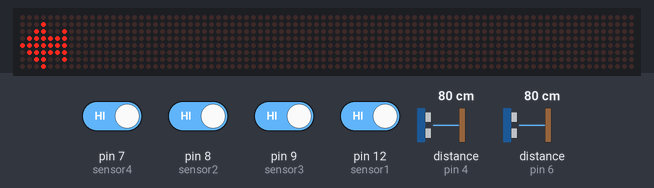
Simulated run of this sketch. Board: Arduino Uno, built with avr-gcc and run on an emulated ATmega328P. Parts: 88×8 LED matrix. Wiring (inferred from the names in the program): 2 × ultrasonic range finder: trigger pin 3, echo pin 4 / trigger pin 5, echo pin 6. The inputs (shaded band) are chosen by the test bench; at power-on: pin 7 (sensor4), pin 8 (sensor2), pin 9 (sensor3), pin 12 (sensor1) HIGH, distance to the obstacle (sensors on pin 6, pin 4) 80 cm. The echo pulse lasts 58.3 µs per cm; what the sketch prints to the serial monitor is not drawn.

Above: at 6.2 s.
6.3 s: distance to the obstacle (sensor on pin 6) set to 2 cm
Timing chart, 0 to 9.3 s (numbered marks = the images above; inputs shaded):
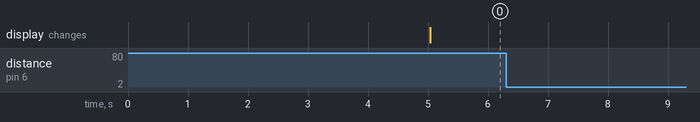

The sketch:

brain_game_program.ino
```cpp
#include <MD_MAX72xx.h>
//#include <SPI.h>

// Turn on debug statements to the serial output
#define  DEBUG  1

#if  DEBUG
#define PRINT(s, x) { Serial.print(F(s)); Serial.print(x); }
#define PRINTS(x) Serial.print(F(x))
#define PRINTD(x) Serial.println(x, DEC)

#else
#define PRINT(s, x)
#define PRINTS(x)
#define PRINTD(x)

#endif

#define HARDWARE_TYPE MD_MAX72XX::FC16_HW
#define MAX_DEVICES  11

#define CLK_PIN   13  // or SCK
#define DATA_PIN  11  // or MOSI
#define CS_PIN    10  // or SS

#define DELAYTIME    1000

// SPI hardware interface
MD_MAX72XX mx = MD_MAX72XX(HARDWARE_TYPE, CS_PIN, MAX_DEVICES);

int sensor1 = 12;
int sensor2 = 8;
int sensor3 = 9;
int sensor4 = 7;

int dataS1;
int dataS2;
int dataS3;
int dataS4;

const int trigPin_bawah = 5;
const int echoPin_bawah = 6;
long duration_bawah;
int jarak_bawah;

const int trigPin_atas = 3;
const int echoPin_atas = 4;
long duration_atas;
int jarak_atas;

void setup()
{
  mx.begin();
  mx.control(MD_MAX72XX::INTENSITY, 2);
  Serial.begin(115200);
  pinMode(trigPin_bawah, OUTPUT);
  pinMode(echoPin_bawah, INPUT);
  pinMode(trigPin_atas, OUTPUT);
  pinMode(echoPin_atas, INPUT);
  pinMode(sensor1, INPUT);
  pinMode(sensor2, INPUT);
  pinMode(sensor3, INPUT);
  pinMode(sensor4, INPUT);
  delay(5000);
  Serial.write('1');
}

void ping_bawah() {
  digitalWrite(trigPin_bawah, LOW);
  delayMicroseconds(2);
  digitalWrite(trigPin_bawah, HIGH);
  delayMicroseconds(10);
  digitalWrite(trigPin_bawah, LOW);
  duration_bawah = pulseIn(echoPin_bawah, HIGH);
  jarak_bawah = duration_bawah * 0.034 / 2;
}

void ping_atas() {
  digitalWrite(trigPin_atas, LOW);
  delayMicroseconds(2);
  digitalWrite(trigPin_atas, HIGH);
  delayMicroseconds(10);
  digitalWrite(trigPin_atas, LOW);
  duration_atas = pulseIn(echoPin_atas, HIGH);
  jarak_atas = duration_atas * 0.034 / 2;
}

void baca_sensor()
{
  dataS1 = digitalRead(sensor1);
  dataS2 = digitalRead(sensor2);
  dataS3 = digitalRead(sensor3);
  dataS4 = digitalRead(sensor4);
}
void(*resetdong)(void) = 0;

void loop()
{
  uint8_t arrow[COL_SIZE] =
  {
    0b00010000,
    0b00111000,
    0b01111100,
    0b11111110,
    0b00111000,
    0b00111000,
    0b01111100,
    0b00000000
  };

  MD_MAX72XX::transformType_t  t[] =
  {
    MD_MAX72XX::TSL, MD_MAX72XX::TSL, MD_MAX72XX::TSL, MD_MAX72XX::TSL,
    MD_MAX72XX::TSL, MD_MAX72XX::TSL, MD_MAX72XX::TSL, MD_MAX72XX::TSL,
    MD_MAX72XX::TSL, MD_MAX72XX::TSL, MD_MAX72XX::TSL, MD_MAX72XX::TSL,
    MD_MAX72XX::TSL, MD_MAX72XX::TSL, MD_MAX72XX::TSL, MD_MAX72XX::TSL,
    MD_MAX72XX::TFLR,
    MD_MAX72XX::TSR, MD_MAX72XX::TSR, MD_MAX72XX::TSR, MD_MAX72XX::TSR,
    MD_MAX72XX::TSR, MD_MAX72XX::TSR, MD_MAX72XX::TSR, MD_MAX72XX::TSR,
    MD_MAX72XX::TSR, MD_MAX72XX::TSR, MD_MAX72XX::TSR, MD_MAX72XX::TSR,
    MD_MAX72XX::TSR, MD_MAX72XX::TSR, MD_MAX72XX::TSR, MD_MAX72XX::TSR,
    MD_MAX72XX::TRC,
    MD_MAX72XX::TSD, MD_MAX72XX::TSD, MD_MAX72XX::TSD, MD_MAX72XX::TSD,
    MD_MAX72XX::TSD, MD_MAX72XX::TSD, MD_MAX72XX::TSD, MD_MAX72XX::TSD,
    MD_MAX72XX::TFUD,
    MD_MAX72XX::TSU, MD_MAX72XX::TSU, MD_MAX72XX::TSU, MD_MAX72XX::TSU,
    MD_MAX72XX::TSU, MD_MAX72XX::TSU, MD_MAX72XX::TSU, MD_MAX72XX::TSU,
    MD_MAX72XX::TINV,
    MD_MAX72XX::TRC, MD_MAX72XX::TRC, MD_MAX72XX::TRC, MD_MAX72XX::TRC,
    MD_MAX72XX::TINV
  };

  //mx.clear();

  // baca sensor
  baca_sensor();
  ping_atas();
  ping_bawah();
  if (dataS1 == 0)
  {
    mx.control(MD_MAX72XX::UPDATE, MD_MAX72XX::OFF);
    mx.setBuffer(((0 + 1)*COL_SIZE) - 1, COL_SIZE, arrow); //1
    mx.control(MD_MAX72XX::UPDATE, MD_MAX72XX::ON);

    mx.control(MD_MAX72XX::UPDATE, MD_MAX72XX::OFF);
    mx.setBuffer(((1 + 1)*COL_SIZE) - 1, COL_SIZE, arrow); //2
    mx.control(MD_MAX72XX::UPDATE, MD_MAX72XX::ON);
    Serial.write('w');/////////////////////////////////////////////serial w
    mx.control(MD_MAX72XX::UPDATE, MD_MAX72XX::OFF);
    mx.setBuffer(((2 + 1)*COL_SIZE) - 1, COL_SIZE, arrow); //3
    mx.control(MD_MAX72XX::UPDATE, MD_MAX72XX::ON);
  }
  if (dataS2 == 0)
  {
    mx.control(MD_MAX72XX::UPDATE, MD_MAX72XX::OFF);
    mx.setBuffer(((3 + 1)*COL_SIZE) - 1, COL_SIZE, arrow); //4
    mx.control(MD_MAX72XX::UPDATE, MD_MAX72XX::ON);
    Serial.write('l');/////////////////////////////////////////////serial l
    mx.control(MD_MAX72XX::UPDATE, MD_MAX72XX::OFF);
    mx.setBuffer(((4 + 1)*COL_SIZE) - 1, COL_SIZE, arrow); //5
    mx.control(MD_MAX72XX::UPDATE, MD_MAX72XX::ON);
  }
  if (dataS3 == 0)
  {
    mx.control(MD_MAX72XX::UPDATE, MD_MAX72XX::OFF);
    mx.setBuffer(((5 + 1)*COL_SIZE) - 1, COL_SIZE, arrow); //6
    mx.control(MD_MAX72XX::UPDATE, MD_MAX72XX::ON);
    Serial.write('q');/////////////////////////////////////////////serial q
    mx.control(MD_MAX72XX::UPDATE, MD_MAX72XX::OFF);
    mx.setBuffer(((6 + 1)*COL_SIZE) - 1, COL_SIZE, arrow); //7
    mx.control(MD_MAX72XX::UPDATE, MD_MAX72XX::ON);
  }
  if (dataS4 == 0)
  {
    mx.control(MD_MAX72XX::UPDATE, MD_MAX72XX::OFF);
    mx.setBuffer(((7 + 1)*COL_SIZE) - 1, COL_SIZE, arrow); //8
    mx.control(MD_MAX72XX::UPDATE, MD_MAX72XX::ON);
    Serial.write('a');/////////////////////////////////////////////serial a
    mx.control(MD_MAX72XX::UPDATE, MD_MAX72XX::OFF);
    mx.setBuffer(((8 + 1)*COL_SIZE) - 1, COL_SIZE, arrow); //9
    mx.control(MD_MAX72XX::UPDATE, MD_MAX72XX::ON);
    mx.control(MD_MAX72XX::UPDATE, MD_MAX72XX::OFF);
    mx.setBuffer(((9 + 1)*COL_SIZE) - 1, COL_SIZE, arrow); //10
    mx.control(MD_MAX72XX::UPDATE, MD_MAX72XX::ON);
  }
  ping_atas();
  ping_bawah();
  while (jarak_bawah < 10)
  {
    Serial.write('s');
    delay(500);
    Serial.write('3');
    delay(3800);
    Serial.write('x');
    resetdong();
  }
  ping_atas();
  ping_bawah();
  while (jarak_atas > 5)
  {
    Serial.write('A');/////////////////////////////////////////////serial A
    mx.control(MD_MAX72XX::UPDATE, MD_MAX72XX::OFF);
    mx.setBuffer(((10 + 1)*COL_SIZE) - 1, COL_SIZE, arrow); //11
    mx.control(MD_MAX72XX::UPDATE, MD_MAX72XX::ON);
    while (1)
    {
      ping_bawah();
      while (jarak_bawah < 10)
      {
        Serial.write('s');
        delay(500);
        Serial.write('2');
        delay(3800);
        Serial.write('x');
        resetdong();
      }
    }
  }
}

/*
  void loop()
  {
  ping_atas();
  ping_bawah();
  Serial.println(jarak_atas);
  while (jarak_atas > 5)
  {
    Serial.println("siap menang");
    ping_bawah();
    while (jarak_bawah < 10)
    {
      Serial.println("menang");
    }
  }
  }*/
```
